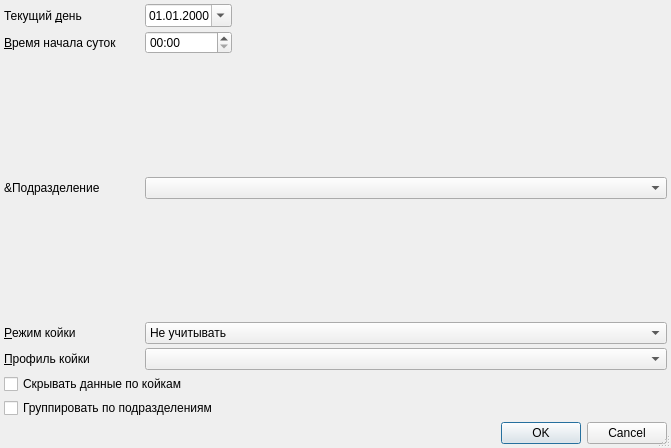
<?xml version="1.0" encoding="UTF-8"?>
<ui version="4.0">
 <class>StationaryF007SetupDialog</class>
 <widget class="QDialog" name="StationaryF007SetupDialog">
  <property name="windowModality">
   <enum>Qt::ApplicationModal</enum>
  </property>
  <property name="geometry">
   <rect>
    <x>0</x>
    <y>0</y>
    <width>671</width>
    <height>448</height>
   </rect>
  </property>
  <property name="windowTitle">
   <string>параметры отчёта</string>
  </property>
  <property name="sizeGripEnabled">
   <bool>true</bool>
  </property>
  <layout class="QGridLayout">
   <property name="margin">
    <number>4</number>
   </property>
   <property name="spacing">
    <number>4</number>
   </property>
   <item row="2" column="1">
    <spacer name="verticalSpacer">
     <property name="orientation">
      <enum>Qt::Vertical</enum>
     </property>
     <property name="sizeHint" stdset="0">
      <size>
       <width>20</width>
       <height>40</height>
      </size>
     </property>
    </spacer>
   </item>
   <item row="4" column="0">
    <widget class="QLabel" name="lblProfileBed">
     <property name="text">
      <string>&amp;Профиль койки</string>
     </property>
     <property name="buddy">
      <cstring>cmbProfileBed</cstring>
     </property>
    </widget>
   </item>
   <item row="0" column="0">
    <widget class="QLabel" name="lblEndDate">
     <property name="text">
      <string>Текущий &amp;день</string>
     </property>
     <property name="buddy">
      <cstring>edtEndDate</cstring>
     </property>
    </widget>
   </item>
   <item row="1" column="2">
    <widget class="QTimeEdit" name="edtBegTime">
     <property name="displayFormat">
      <string>HH:mm</string>
     </property>
    </widget>
   </item>
   <item row="0" column="2">
    <widget class="CDateEdit" name="edtEndDate">
     <property name="sizePolicy">
      <sizepolicy hsizetype="Maximum" vsizetype="Fixed">
       <horstretch>0</horstretch>
       <verstretch>0</verstretch>
      </sizepolicy>
     </property>
     <property name="displayFormat">
      <string>dd.MM.yyyy</string>
     </property>
     <property name="calendarPopup">
      <bool>true</bool>
     </property>
    </widget>
   </item>
   <item row="5" column="0" colspan="4">
    <widget class="QCheckBox" name="chkIsHideBeds">
     <property name="text">
      <string>Скрывать данные по койкам</string>
     </property>
    </widget>
   </item>
   <item row="4" column="2" colspan="2">
    <widget class="CRBComboBox" name="cmbProfileBed"/>
   </item>
   <item row="2" column="2" colspan="2">
    <widget class="CRBListBox" name="lstOrgStructure"/>
   </item>
   <item row="6" column="0" colspan="4">
    <widget class="QCheckBox" name="chkDetailOrgStructure">
     <property name="text">
      <string>Группировать по подразделениям</string>
     </property>
    </widget>
   </item>
   <item row="3" column="0">
    <widget class="QLabel" name="lblSchedule">
     <property name="text">
      <string>&amp;Режим койки</string>
     </property>
     <property name="buddy">
      <cstring>cmbSchedule</cstring>
     </property>
    </widget>
   </item>
   <item row="7" column="0" colspan="4">
    <widget class="QDialogButtonBox" name="buttonBox">
     <property name="orientation">
      <enum>Qt::Horizontal</enum>
     </property>
     <property name="standardButtons">
      <set>QDialogButtonBox::Cancel|QDialogButtonBox::Ok</set>
     </property>
    </widget>
   </item>
   <item row="2" column="0">
    <widget class="QLabel" name="lblOrgStructure">
     <property name="text">
      <string>&amp;Подразделение</string>
     </property>
    </widget>
   </item>
   <item row="1" column="0">
    <widget class="QLabel" name="lblBegTime">
     <property name="text">
      <string>&amp;Время начала суток</string>
     </property>
     <property name="buddy">
      <cstring>edtBegTime</cstring>
     </property>
    </widget>
   </item>
   <item row="3" column="2" colspan="2">
    <widget class="QComboBox" name="cmbSchedule">
     <item>
      <property name="text">
       <string>Не учитывать</string>
      </property>
     </item>
     <item>
      <property name="text">
       <string>Круглосуточные</string>
      </property>
     </item>
     <item>
      <property name="text">
       <string>Не круглосуточные</string>
      </property>
     </item>
    </widget>
   </item>
   <item row="0" column="3">
    <spacer name="horizontalSpacer">
     <property name="orientation">
      <enum>Qt::Horizontal</enum>
     </property>
     <property name="sizeHint" stdset="0">
      <size>
       <width>40</width>
       <height>20</height>
      </size>
     </property>
    </spacer>
   </item>
  </layout>
 </widget>
 <customwidgets>
  <customwidget>
   <class>CDateEdit</class>
   <extends>QDateEdit</extends>
   <header>library/DateEdit</header>
  </customwidget>
  <customwidget>
   <class>CRBComboBox</class>
   <extends>QComboBox</extends>
   <header>library/crbcombobox.h</header>
  </customwidget>
  <customwidget>
   <class>CRBListBox</class>
   <extends>QComboBox</extends>
   <header>library/RBListBox.h</header>
  </customwidget>
 </customwidgets>
 <tabstops>
  <tabstop>edtEndDate</tabstop>
  <tabstop>edtBegTime</tabstop>
  <tabstop>cmbSchedule</tabstop>
  <tabstop>cmbProfileBed</tabstop>
  <tabstop>chkIsHideBeds</tabstop>
  <tabstop>chkDetailOrgStructure</tabstop>
  <tabstop>buttonBox</tabstop>
 </tabstops>
 <resources/>
 <connections>
  <connection>
   <sender>buttonBox</sender>
   <signal>accepted()</signal>
   <receiver>StationaryF007SetupDialog</receiver>
   <slot>accept()</slot>
   <hints>
    <hint type="sourcelabel">
     <x>112</x>
     <y>177</y>
    </hint>
    <hint type="destinationlabel">
     <x>102</x>
     <y>90</y>
    </hint>
   </hints>
  </connection>
  <connection>
   <sender>buttonBox</sender>
   <signal>rejected()</signal>
   <receiver>StationaryF007SetupDialog</receiver>
   <slot>reject()</slot>
   <hints>
    <hint type="sourcelabel">
     <x>225</x>
     <y>177</y>
    </hint>
    <hint type="destinationlabel">
     <x>236</x>
     <y>76</y>
    </hint>
   </hints>
  </connection>
 </connections>
</ui>
